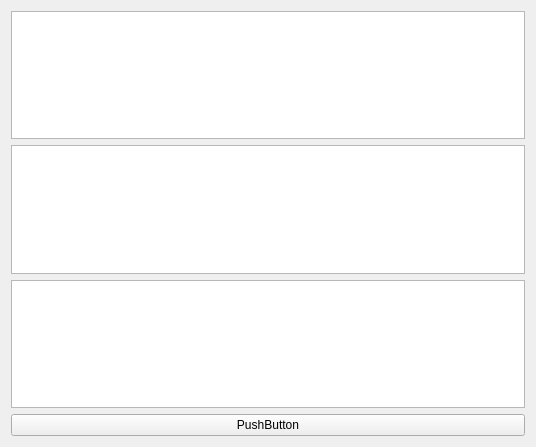
<?xml version="1.0" encoding="UTF-8"?>
<ui version="4.0">
 <class>standarset_ui</class>
 <widget class="QWidget" name="standarset_ui">
  <property name="geometry">
   <rect>
    <x>0</x>
    <y>0</y>
    <width>536</width>
    <height>447</height>
   </rect>
  </property>
  <property name="windowTitle">
   <string>Form</string>
  </property>
  <layout class="QVBoxLayout" name="verticalLayout_2">
   <item>
    <layout class="QVBoxLayout" name="verticalLayout">
     <item>
      <widget class="QTextEdit" name="textEdit"/>
     </item>
     <item>
      <widget class="QTextEdit" name="textEdit_2"/>
     </item>
     <item>
      <widget class="QTextEdit" name="textEdit_3"/>
     </item>
    </layout>
   </item>
   <item>
    <widget class="QPushButton" name="pushButton">
     <property name="text">
      <string>PushButton</string>
     </property>
    </widget>
   </item>
  </layout>
 </widget>
 <resources/>
 <connections/>
</ui>
